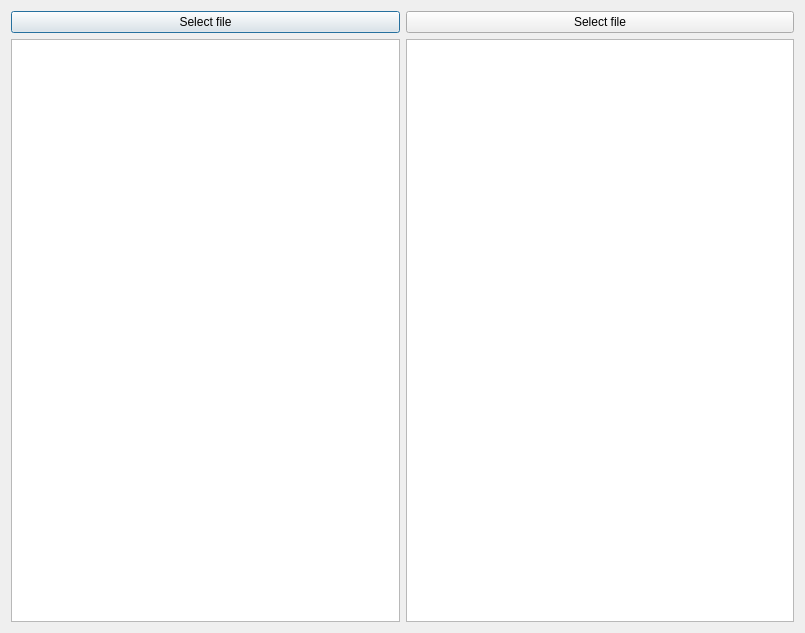
<?xml version="1.0" encoding="UTF-8"?>
<ui version="4.0">
 <class>QtViewFilesDialog</class>
 <widget class="QDialog" name="QtViewFilesDialog">
  <property name="geometry">
   <rect>
    <x>0</x>
    <y>0</y>
    <width>805</width>
    <height>633</height>
   </rect>
  </property>
  <property name="windowTitle">
   <string>View files</string>
  </property>
  <property name="windowIcon">
   <iconset resource="Brainweaver.qrc">
    <normaloff>:/images/PicArrow14x14.png</normaloff>:/images/PicArrow14x14.png</iconset>
  </property>
  <layout class="QGridLayout" name="gridLayout">
   <item row="0" column="0">
    <widget class="QPushButton" name="button_left">
     <property name="text">
      <string>Select file</string>
     </property>
    </widget>
   </item>
   <item row="0" column="1">
    <widget class="QPushButton" name="button_right">
     <property name="enabled">
      <bool>true</bool>
     </property>
     <property name="text">
      <string>Select file</string>
     </property>
    </widget>
   </item>
   <item row="1" column="0">
    <widget class="QPlainTextEdit" name="text_left">
     <property name="readOnly">
      <bool>true</bool>
     </property>
    </widget>
   </item>
   <item row="1" column="1">
    <widget class="QPlainTextEdit" name="text_right">
     <property name="readOnly">
      <bool>true</bool>
     </property>
    </widget>
   </item>
  </layout>
 </widget>
 <resources>
  <include location="Brainweaver.qrc"/>
 </resources>
 <connections/>
</ui>
